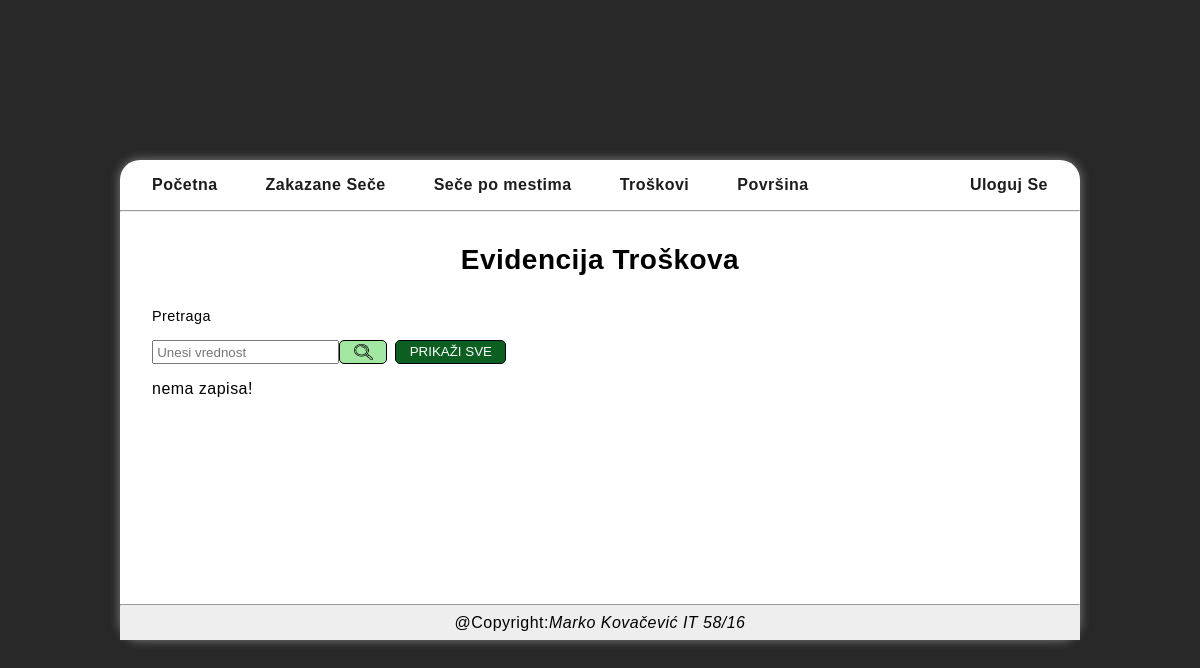
/FrontEnd/src/Stranice/Trosak/trosak.php, run on an earlier commit of the app's database.
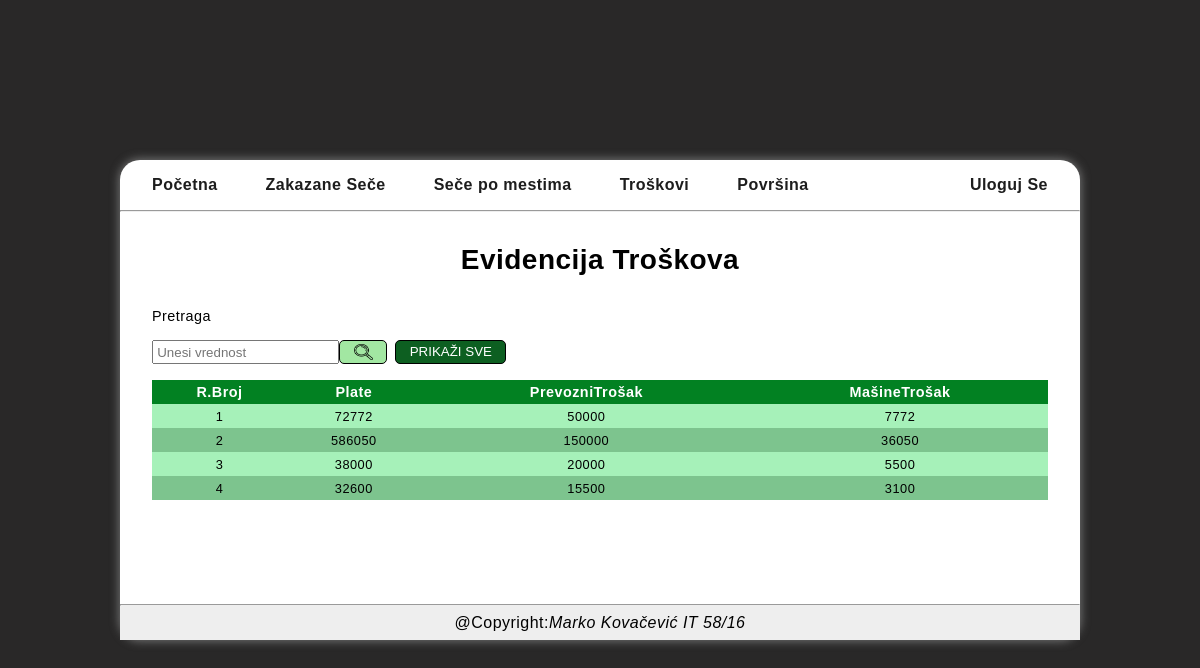
And on a later commit of the database.
### tables this page shows
create table `TROSAK`
(
    trosakID        int not null AUTO_INCREMENT PRIMARY KEY,
    ukupanTrosak    int not null,
    plate           int not null,
    prevozniTrosak  int not null,
    masineTrosak    int not null
);

### BackEnd/Klase/BaznaKonekcija.php (called while the page is built, shortened)
<?php
class Konekcija{
public $KompletanNazivBazePodataka;
public $VerzijaMySQLNaredbi;
private $korisnik;
private $sifra;
private $host;
private function UcitajVerzijuMYSQLNaredbi(){
    $VerzijaPHP = phpversion();
    if($VerzijaPHP<'7.0.0'){
        $this->VerzijaMySQLNaredbi="mysql";
    }else {
        $this->VerzijaMySQLNaredbi="mysqli";
    }
}
private function UcitajParamKonekcije($PutanjaNazivFajlaXMLParametriKonekcije){
    $xml=simplexml_load_file($PutanjaNazivFajlaXMLParametriKonekcije) or die("Greska: ne postoji fajl BazniParamKonekcije.xml");
    $this->host=$xml->host;
    $this->korisnik=$xml->korisnik;
    $this->sifra=$xml->sifra;
    $this->prefiks_baze_podataka = $xml->prefiks_baze_podataka;
    $this->naziv_baze_podataka = $xml->naziv_baze_podataka;
    $this->KompletanNazivBazePodataka = $this->prefiks_baze_podataka.$this->naziv_baze_podataka;
}
public function connect(){
    if($this->VerzijaMySQLNaredbi=="mysqli"){
        $this->konekcijaDB = mysqli_connect($this->host, $this->korisnik, $this->sifra, $this->KompletanNazivBazePodataka);
    }else{
        $this->konekcijaMYSQL = mysql_connect($this->host, $this->korisnik, $this->sifra);
        $this->konekcijaDB = mysql_select_db($this->KompletanNazivBazePodataka, $this->konekcijaMYSQL);
    }
 }
}
?>

### BackEnd/Klase/BaznaTabela.php (called while the page is built, shortened)
<?php
 class Tabela{
 public $OtvorenaKonekcija;
 public $TipMYSQL;
 public $ListaZapisa;
 public function __construct($NovaOtvorenaKonekcija, $NoviNazivTabele) {
        $this->OtvorenaKonekcija = $NovaOtvorenaKonekcija;
        $this->TipMYSQL = $NovaOtvorenaKonekcija->VerzijaMySQLNaredbi;
 }
    public function UcitajSvePoUpitu($Upit)
    {
        if($this->TipMYSQL=="mysqli"){
            $this->Kolekcija = mysqli_query($this->OtvorenaKonekcija->konekcijaDB, $Upit);
            $this->BrojZapisa = mysqli_num_rows($this->Kolekcija);
        }
        else{
            $this->Kolekcija = mysql_query($Upit);
            $this->BrojZapisa = mysql_num_rows($this->Kolekcija);
        }
    }
    public function PrebaciKolekcijuUListu($Kolekcija)
    {
        $ListaZapisa = array();
        if($this->TipMYSQL=="mysqli")
        {
            while($RedZapisa = mysqli_fetch_array($Kolekcija, MYSQLI_NUM))
            {
                $this->ListaZapisa[] = $RedZapisa;
            }
        }
        else{
            while($RedZapisa = mysql_fetch_array($Kolekcija, MYSQLI_NUM))
            {
                $this->ListaZapisa[] = $RedZapisa;
            }
        }
      return $ListaZapisa;
    }
    public function DajVrednostPoRednomBrojuZapisaPoRBPolja($Kolekcija, $RBZapisa, $RBPolja)
    {
        if($this->TipMYSQL=="mysqli")
        {
            $RedZapisa = $this->ListaZapisa[$RBZapisa];
            $Vrednost = $RedZapisa [$RBPolja];
        }
        else{
            $Vrednost = mysql_result($Kolekcija, $RBZapisa, $RBPolja);
        }
      return $Vrednost;
    }
 }
?>

### BackEnd/Klase/DBTrosak.php (called while the page is built, shortened)
<?php
class DBTrosak extends Tabela
{
    public function DajSvePodatkeOTroskovima($filterParametar){
        if(isset($filterParametar)){
            $upit="select * from `".$this->NazivBazePodataka."`.`TROSAK` where `trosakID`='".$filterParametar."'";
        }else{
            $upit="select * from `".$this->NazivBazePodataka."`.`TROSAK`";
        }
        $this->UcitajSvePoUpitu($upit);
    }
}
?>

### FrontEnd/src/Stranice/Trosak/trosak.php (the view, shortened to what the changed rows need)
<?php
    require $_SERVER['DOCUMENT_ROOT'] . "/SECA-SUMA/BackEnd/Klase/BaznaKonekcija.php";
    require $_SERVER['DOCUMENT_ROOT'] . "/SECA-SUMA/BackEnd/Klase/BaznaTabela.php";
    $KonekcijaObject = new Konekcija($_SERVER['DOCUMENT_ROOT'] . '/SECA-SUMA/BackEnd/Klase/BazniParamKonekcije.xml');
    $KonekcijaObject->connect();
    if($KonekcijaObject->konekcijaDB){
        require $_SERVER['DOCUMENT_ROOT'] . "/SECA-SUMA/BackEnd/Klase/DBTrosak.php";
        $TroskoviObject = new DBTrosak($KonekcijaObject,"TROSAK");
        if(isset($_GET['filtriraj'])){
            $filter=$_GET['filter'];
            $TroskoviObject->DajSvePodatkeOTroskovima($filter);
        }else{
            $filter=null;
            $TroskoviObject->DajSvePodatkeOTroskovima($filter);
        }
    }else{
        echo"Neuspesna konekcija";
    }
?>
<!DOCTYPE html>
<html lang="sr" class="html">
<head>
    <link href="/SECA-SUMA/style.css" type="text/css" rel="stylesheet">
    <link href="trosak.css" type="text/css" rel="stylesheet">
</head>
<body class="glavniKontejner body">
    <?php require $_SERVER['DOCUMENT_ROOT'] . "/SECA-SUMA/FrontEnd/src/Delovi/Header/header.php"?>
<section class="seca">
    <div class="seca__h1Wrap">
        <h1 class="seca__h1">Evidencija Troškova</h1>
    </div>
        <div class="seca__optionsWrap">
        </div>
        <?php
            if ($TroskoviObject->BrojZapisa==0)
            {
                echo "nema zapisa!";
            }
        else
            {
               echo' <table class="table seca__table">';
               echo' <thead class="seca__thead">';
               echo'     <tr class="seca__headTr">';
               echo'         <th>R.Broj</th>';
               echo'         <th>Plate</th>';
               echo'         <th>PrevozniTrošak</th>';
               echo'         <th>MašineTrošak</th>';
               echo'     </tr>';
               echo' </thead>';
               echo'<tbody class="seca__tableBody">';
               for($RBZapisa = 0; $RBZapisa < $TroskoviObject->BrojZapisa; $RBZapisa++){
                $Rbroj = $RBZapisa + 1;
                $Plate=$TroskoviObject->DajVrednostPoRednomBrojuZapisaPoRBPolja($TroskoviObject->Kolekcija, $RBZapisa,1);
                $PrevozniTrosak=$TroskoviObject->DajVrednostPoRednomBrojuZapisaPoRBPolja($TroskoviObject->Kolekcija, $RBZapisa,2);
                $MasineTrosak=$TroskoviObject->DajVrednostPoRednomBrojuZapisaPoRBPolja($TroskoviObject->Kolekcija, $RBZapisa,3);
                echo'<tr>';
                echo'<td>' .$Rbroj.'</td>';
                echo'<td>' .$Plate. '</td>';
                echo'<td>' .$PrevozniTrosak. '</td>';
                echo'<td>' .$MasineTrosak. '</td>';
                echo'</tr>';
               }
            }
        ?>
        </tbody>
    </table>
</section>
    <footer><?php require $_SERVER['DOCUMENT_ROOT'] . "/SECA-SUMA/FrontEnd/src/Delovi/Footer/footer.php" ?></footer>
</body>
</html>

What changed in the data, as far as the page shows it:
added trosak: Rbroj "1", ukupanTrosak "72772", plate "50000", prevozniTrosak "7772"
added trosak: Rbroj "2", ukupanTrosak "586050", plate "150000", prevozniTrosak "36050"
added trosak: Rbroj "3", ukupanTrosak "38000", plate "20000", prevozniTrosak "5500"
added trosak: Rbroj "4", ukupanTrosak "32600", plate "15500", prevozniTrosak "3100"
Also different on the page:
text no longer shown: "nema zapisa!"
text now shown: "R.Broj Plate PrevozniTrošak MašineTrošak"
